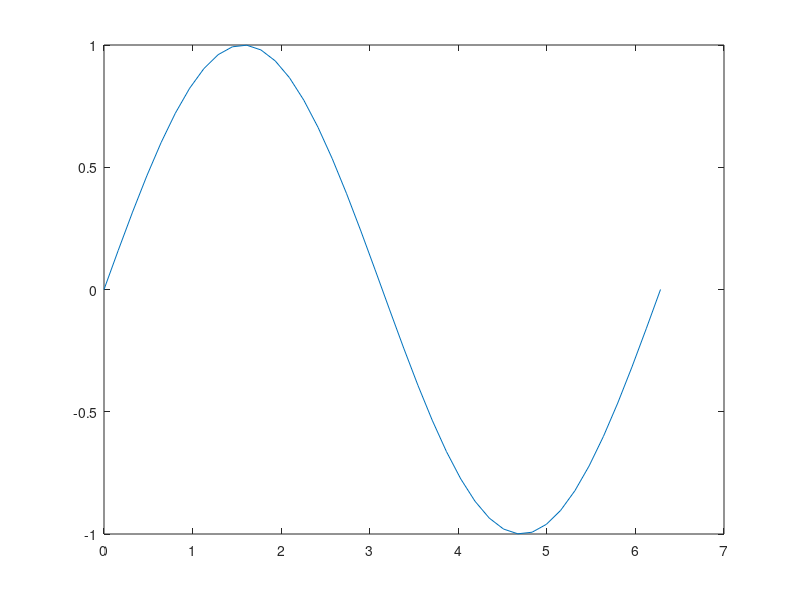

MATLAB code for this plot: (Note: this script raises an error after producing the figure.)
clc;
clear;
close all;

%% 0: Generate Data

f=@(x) sin(x);

xmin=0;
xmax=2*pi;
P=40;

x=linspace(xmin,xmax,P)';

y=f(x);
plot(x,y)

%% 1: Create Membership Functions

nA=20;
A=CreateMembershipFunctions(x,nA,'gaussmf');

nB=10;
B=CreateMembershipFunctions(y,nB,'gaussmf');

%% 2: Create Rules Matrix

S=zeros(nA,nB);

%% 3: Calculate Rank of Rules

for ai=1:nA
    amf=A{ai,1};
    aparam=A{ai,2};
    
    for bi=1:nB
        bmf=B{bi,1};
        bparam=B{bi,2};
        
        s=zeros(1,P);
        for p=1:P
            s(p)=feval(amf,x(p),aparam)*feval(bmf,y(p),bparam);
        end
        
        S(ai,bi)=max(s);
        
        % S(ai,bi)=sum(s);
        
    end
end

%% 4: Delete Extra Rules

[~, ind]=max(S,[],2)

Rules=[(1:nA)' ind]

Rules(:,3)=1
Rules(:,4)=1


%% 5: Create FIS

fis=newfis('Lookup Table FIS','mamdani');

fis=addvar(fis,'input','x',[min(x) max(x)]);
for ai=1:nA
    fis=addmf(fis,'input',1,['A' num2str(ai)],A{ai,1},A{ai,2});
end

fis=addvar(fis,'output','y',[min(y) max(y)]);
for bi=1:nB
    fis=addmf(fis,'output',1,['B' num2str(bi)],B{bi,1},B{bi,2});
end

fis=addrule(fis,Rules);

%% Test FIS

% fuzzy(fis);

xx=linspace(xmin,xmax,1000)';

yy=f(xx);

yyhat=evalfis(xx,fis);

ee=yy-yyhat;

figure;

subplot(2,2,[1 2]);
plot(xx,yy,'b');
hold on;
plot(xx,yyhat,'r');
xlabel('x');
ylabel('y');
legend('Target Values','Output Values');

subplot(2,2,3);
plot(xx,ee);
xlabel('x');
ylabel('e');

subplot(2,2,4);
histfit(ee,100);


